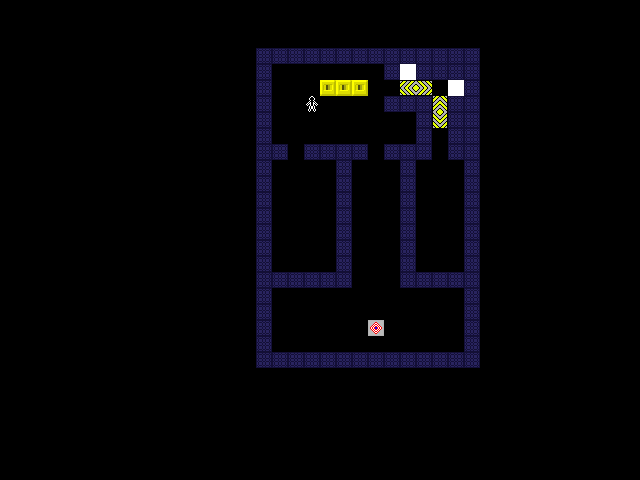

Below is a game level as drawn by its tile map, then a one-line description and the .tmx that defines it (tile-layer data replaced by summaries):
An orthogonal 40x30 tile map with 16x16 px tiles, 5 tile layers (tiles, pieces, pieces2, pieces3, ...) and 4 objects.

<map version="1.10" tiledversion="1.11.0" orientation="orthogonal" renderorder="right-down" width="40" height="30" tilewidth="16" tileheight="16" infinite="0" nextlayerid="8" nextobjectid="11">
 <tileset firstgid="1" name="tiles" tilewidth="16" tileheight="16" tilecount="81" columns="9">
  <image source="tiles.png" width="144" height="144" />
 </tileset>
 <layer id="1" name="tiles" width="40" height="30">
  <data>[1200 cells, 111 non-empty, 3 distinct tile ids]</data>
 </layer>
 <layer id="2" name="pieces" width="40" height="30">
  <data>[1200 cells, 7 non-empty, 5 distinct tile ids]</data>
 </layer>
 <layer id="6" name="pieces2" width="40" height="30">
  <data>[1200 cells, 0 non-empty, 0 distinct tile ids]</data>
 </layer>
 <layer id="7" name="pieces3" width="40" height="30">
  <data>[1200 cells, 0 non-empty, 0 distinct tile ids]</data>
 </layer>
 <layer id="3" name="actors" width="40" height="30">
  <data>[1200 cells, 1 non-empty, 1 distinct tile ids]</data>
 </layer>
 <objectgroup id="5" name="connectors">
  <object id="7" x="329" y="88">
   <polyline points="0,0 111.5,15.5" />
  </object>
  <object id="8" x="325" y="89.5">
   <polyline points="0,0 115,31.5" />
  </object>
  <object id="9" x="345" y="86.5">
   <polyline points="0,0 64.5,0.5" />
  </object>
  <object id="10" x="346" y="90.5">
   <polyline points="0,0 80.5,-1.5" />
  </object>
 </objectgroup>
</map>
